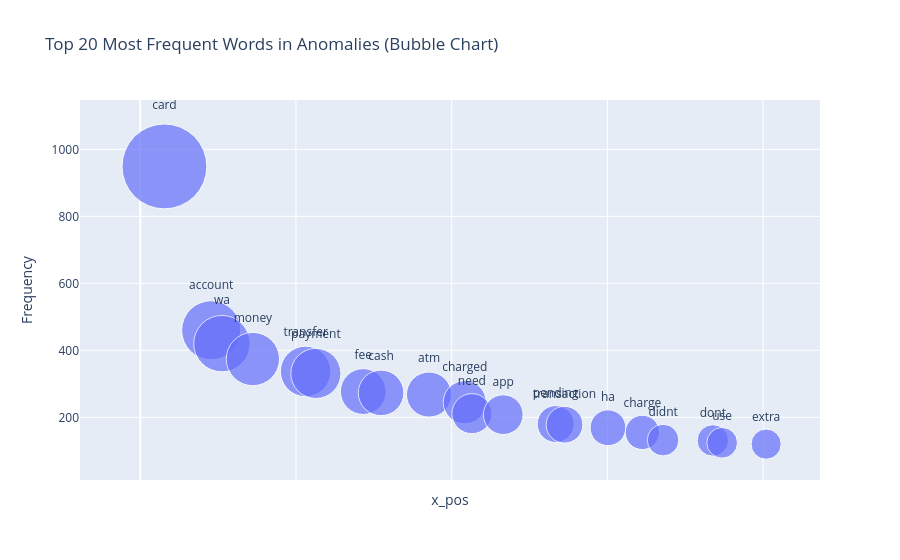

Notebook source saved alongside this figure:
### Markdown cell above
word frequency in anomalies- this might help in identifying patterns in anomalous texts.
For example: If "fraud" or "error" appears often, anomalies may be negative or technical issues.

### Code cell
from sklearn.feature_extraction.text import CountVectorizer


anomalies_text = data_train[data_train['anomaly'] == 'Anomaly']['clean_text'].dropna()


vectorizer = CountVectorizer(stop_words='english')
word_counts = vectorizer.fit_transform(anomalies_text)


word_freq = dict(zip(vectorizer.get_feature_names_out(), word_counts.sum(axis=0).tolist()[0]))
word_freq_df = pd.DataFrame(word_freq.items(), columns=['word', 'count'])


word_freq_df = word_freq_df.sort_values(by='count', ascending=False).head(20)


word_freq_df['x_pos'] = np.linspace(1, len(word_freq_df), len(word_freq_df))  # Spread evenly
word_freq_df['x_pos'] += np.random.uniform(-0.5, 0.5, len(word_freq_df))  # Add jitter


fig = px.scatter(word_freq_df, 
                 x='x_pos',  # Jittered x-axis
                 y='count',  
                 size='count',  
                 text='word',  
                 title="Top 20 Most Frequent Words in Anomalies (Bubble Chart)",  
                 labels={'count': 'Frequency', 'word': 'Word'},  
                 hover_name='word',  
                 size_max=60)  # Adjust bubble size

fig.update_traces(textposition='top center')

# Hide X-axis labels (since it's just for spacing)
fig.update_layout(xaxis=dict(showticklabels=False))

# Show plot
fig.show()

### Figure 1 — Plotly figure (JSON) as saved in the notebook; plotly's stock layout.template omitted (floating-point values rounded to 4 significant figures)
{"data": [{"hovertemplate": "<b>%{hovertext}</b><br><br>x_pos=%{x}<br>Frequency=%{marker.size}<br>Word=%{text}<extra></extra>", "hovertext": ["card", "account", "wa", "money", "transfer", "payment", "fee", "cash", "atm", "charged", "need", "app", "pending", "transaction", "ha", "charge", "didnt", "dont", "use", "extra"], "legendgroup": "", "marker": {"color": "#636efa", "size": [949, 460, 420, 374, 337, 331, 277, 273, 268, 245, 211, 208, 180, 178, 169, 155, 132, 131, 124, 120], "sizemode": "area", "sizeref": 0.2636, "symbol": "circle"}, "mode": "markers+text", "name": "", "orientation": "v", "showlegend": false, "text": ["card", "account", "wa", "money", "transfer", "payment", "fee", "cash", "atm", "charged", "need", "app", "pending", "transaction", "ha", "charge", "didnt", "dont", "use", "extra"], "textposition": "top center", "type": "scatter", "x": [0.7762, 2.278, 2.623, 3.616, 5.31, 5.639, 7.161, 7.732, 9.271, 10.42, 10.65, 11.66, 13.34, 13.62, 15.02, 16.12, 16.79, 18.39, 18.68, 20.1], "xaxis": "x", "y": [949, 460, 420, 374, 337, 331, 277, 273, 268, 245, 211, 208, 180, 178, 169, 155, 132, 131, 124, 120], "yaxis": "y"}], "layout": {"autosize": true, "legend": {"itemsizing": "constant", "tracegroupgap": 0}, "title": {"text": "Top 20 Most Frequent Words in Anomalies (Bubble Chart)"}, "xaxis": {"anchor": "y", "autorange": true, "domain": [0, 1], "range": [-1.532, 21.66], "showticklabels": false, "title": {"text": "x_pos"}, "type": "linear"}, "yaxis": {"anchor": "x", "autorange": true, "domain": [0, 1], "range": [-99.49, 1428.0], "title": {"text": "Frequency"}, "type": "linear"}}}
